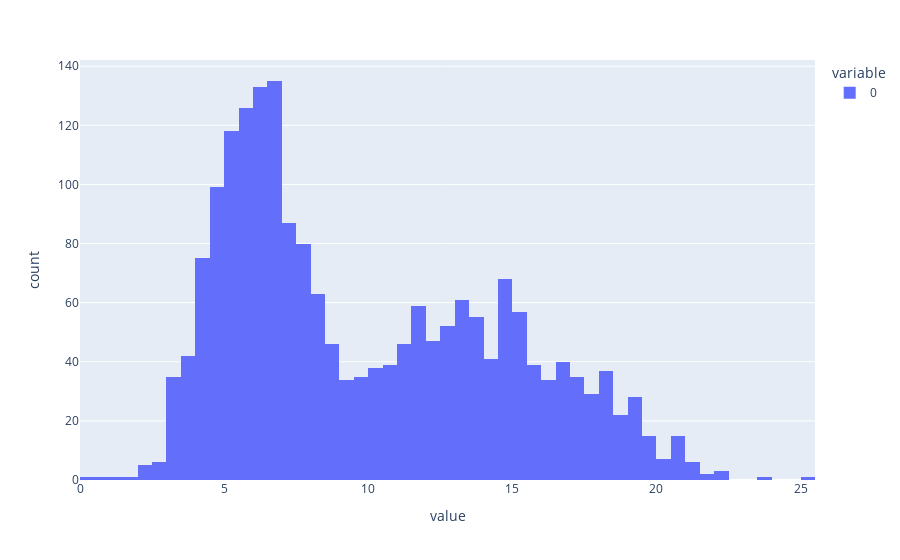

This figure's notebook cell:
### Markdown cell above
Create a third set of Datapoints containing the points of both of the previous sets. Plot this Dataset as a histogram as well.

### Code cell
# Add code to combine the two existing datasets
ds3 = np.concatenate((ds1, ds2))
# Add code to plot the result as a histogramm
fig3 = px.histogram(ds3)
fig3.show()

### Figure 1 — Plotly figure (JSON) as saved in the notebook; plotly's stock layout.template omitted (floating-point values rounded to 4 significant figures; data arrays with more than 128 entries replaced by an {"elided": "..."} marker saying what was removed)
{"data": [{"alignmentgroup": "True", "bingroup": "x", "hovertemplate": "variable=0<br>value=%{x}<br>count=%{y}<extra></extra>", "legendgroup": "0", "marker": {"color": "#636efa", "pattern": {"shape": ""}}, "name": "0", "offsetgroup": "0", "orientation": "v", "showlegend": true, "type": "histogram", "x": {"elided": "2000 float values"}, "xaxis": "x", "yaxis": "y"}], "layout": {"barmode": "relative", "legend": {"title": {"text": "variable"}, "tracegroupgap": 0}, "margin": {"t": 60}, "xaxis": {"anchor": "y", "domain": [0, 1], "title": {"text": "value"}}, "yaxis": {"anchor": "x", "domain": [0, 1], "title": {"text": "count"}}}}
